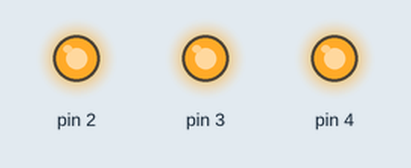
The sketch below on a simulated Arduino Uno, built with avr-gcc and run on an emulated ATmega328P. Shown: output pins drawn as LEDs (lit = HIGH).

Above: at 0.05 s.
At 1.75 s:
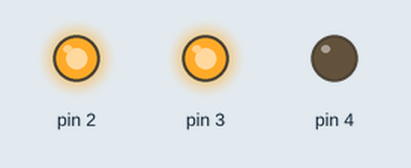
At 3.5 s:
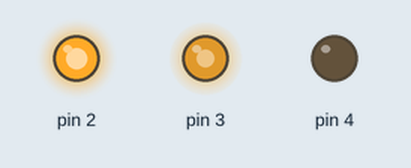
At 5.0 s:
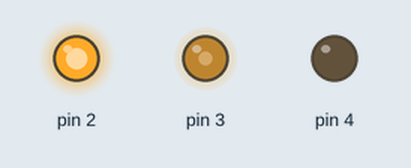
At 6.95 s:
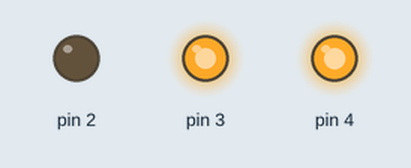
Timing chart, 0 to 9.1 s (numbered marks = the images above):
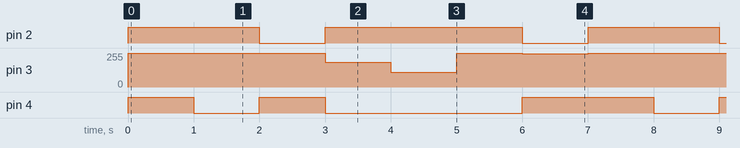

Measured:
- by itself, pin 2: repeats every 7.0 s: LOW 1.0 s, HIGH 3.0 s, LOW 1.0 s, HIGH 2.0 s
- by itself, pin 3: repeats every 7.0 s: 186/255 1.0 s, 111/255 1.0 s, 252/255 1.0 s, 248/255 1.0 s, 255/255 3.0 s
- by itself, pin 4: repeats every 7.0 s: LOW 1.0 s, HIGH 1.0 s, LOW 3.0 s, HIGH 2.0 s

The sketch:

rgb_led_using_arduino.ino
```cpp
// C++ code
//
int red_led = 2; // Red led pin
int blue_led = 3; // Blue led pin
int green_led = 4; // Green led pin
void setup()
{
  pinMode(2, OUTPUT);
  pinMode(3, OUTPUT);
  pinMode(4, OUTPUT);
}

void loop()
{
  setcolor(255,255,255); // RGB colors
  delay(1000);
  setcolor(255,255,0);
  delay(1000);
  setcolor(0,255,255);
  delay(1000);
  setcolor(252, 186, 3);
  delay(1000);
  setcolor(252, 111, 3);
  delay(1000);
  setcolor(152, 252, 3);
  delay(1000);
  setcolor(3, 248, 252);
  delay(1000);
}

void setcolor(int red , int blue , int green)
{ // value will be b/w 0-255
  analogWrite(2 , red); // read led is at pin 2
  analogWrite(3 , blue); // blue led is at pin 3
  analogWrite(4 , green); // green led is at pin 4
}
```
